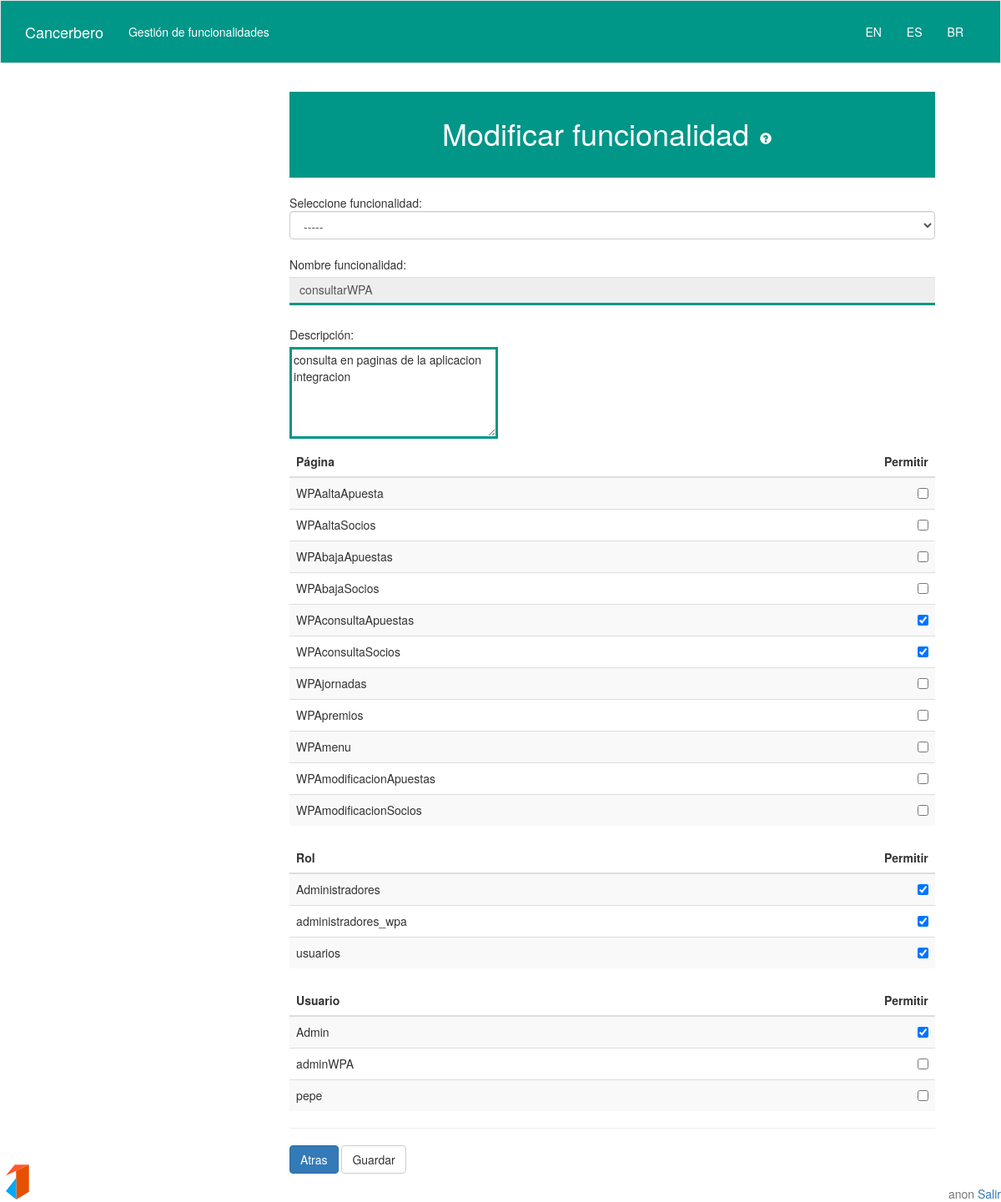
Screenshot of /GestionFuncionalidades/ModificarFuncionalidad.php?id=7 with the database file from the repository.
### tables this page shows
CREATE TABLE IF NOT EXISTS `Funcionalidad` (
`fun_id` int(11) NOT NULL,
  `fun_name` varchar(64) NOT NULL,
  `fun_desc` varchar(64) NOT NULL
);

CREATE TABLE IF NOT EXISTS `Pagina` (
`pag_id` int(11) NOT NULL,
  `pag_name` varchar(64) NOT NULL,
  `pag_desc` varchar(64) NOT NULL
);

CREATE TABLE IF NOT EXISTS `Rol` (
`rol_id` int(11) NOT NULL,
  `rol_name` varchar(64) NOT NULL,
  `rol_desc` varchar(64) NOT NULL
);

CREATE TABLE IF NOT EXISTS `Usuario` (
`user_id` int(11) NOT NULL,
  `user_name` varchar(64) NOT NULL,
  `user_pass` varchar(64) NOT NULL,
  `user_desc` varchar(64) NOT NULL,
  `user_email` varchar(64) NOT NULL
);

### php/DBManager.php (called while the page is built, shortened)
<?php
class DBManager {
  private static $man = null;
  public static function getInstance(){
    if(isset(DBManager::$man)){
      return DBManager::$man;
    }else{
      DBManager::$man = new DBManager;
      return DBManager::$man;
    }
  }
  public function connect(){
    if(isset($this->db)){
      return true;
    }else{
      $this->db = new mysqli('localhost','AdminGSTR','AdminPass','GSTRDB');
      return true;
    }
  }
  private function doQuery($query){
    $result = $this->db->query($query);
    return $result;
  }
  public function getDatosFuncion($busca_id){
    $toQuery = "select fun_name, fun_desc from Funcionalidad where fun_id = $busca_id";
    $result = $this->doQuery($toQuery);
    return $result->fetch_assoc();
  }
  public function getMinIDFun(){
    $toQuery = "select fun_id from Funcionalidad";
    $result = $this->doQuery($toQuery);
    return $result->fetch_assoc();
  }
}
?>

### views/getIdioma.php (called while the page is built, shortened)
<?php
function getIdioma(){
return $Idioma;
}
?>

### views/renderCombobox.php (the view, shortened to what this page needs)
<?php
require_once ("../php/DBManager.php");
class renderCombobox {
	private function echoInit($nameLista){
		echo  '<select name="forma" onchange="location = this.options[this.selectedIndex].value;" class = "form-control">';
		echo "<option selected >-----</option>";
	}
	private function echoFin(){
		echo '</select>';
	}
	public function comboboxBlankFuncionalidad(){
		$this->echoInit("Funcionalidad");
		$this->echoFin();
	}
}

### GestionFuncionalidades/ModificarFuncionalidad.php (shortened to what this page needs)
<?php include("../views/header.php");
?>
<div id="contenido" class="container">
	<div class="row">
<?php include("../views/lateral.php");
?>
	<?php
		require_once("../php/DBManager.php");
		$man = DBManager::getInstance();
		$man->connect();
		if(!$redirect = $man->getMinIDFun()){
			header('Location: ../views/error.php?ID=e15');
		}
		else{
			if(!isset($_GET["id"])){
				header('Location: ModificarFuncionalidad.php?id=' .$redirect["fun_id"].'');
			}
			else{
				echo '<div class="col-md-9 col-sm-12">';
				echo '<form action="../php/GestionFuncionalidades/process_modificarFuncionalidad.php?="'.$_GET["id"].' method="post" '.'id="formulario">';
				require_once("../views/renderTable.php");
				require_once("../views/renderCombobox.php");
				$table_maker = new RenderTable;
				$combo_maker = new renderCombobox;
				echo "<h1>";
				echo $Idioma['Modificar funcionalidad'];
				echo '</h1>';
				echo '<br/>'.$Idioma['Seleccione funcionalidad'].':';
				$combo_maker->comboboxBlankFuncionalidad();
				$datos = $man->getDatosFuncion($_GET["id"]);
				echo '<br/>'.$Idioma['Nombre funcionalidad'].':<input class="form-control" type=text value="' .$datos["fun_name"].'"'. ' name="nombre" readonly><br>';
				echo $Idioma['Descripcion'].':<br/><textarea rows="5" cols="30" name="desc">' .$datos["fun_desc"].''. '</textarea><br>';
				$table_maker->tablePagByFun($datos["fun_name"]);
			echo '<hr/>';
				echo '<a class="btn btn-default btn-primary" onclick="location.href=\'GestionFuncionalidades.php\'">' .$Idioma['Atras'].' </a>';
				echo ' <input type="button" class="btn btn-default" data-toggle="modal" data-target="#myModal"  value="' .$Idioma['Guardar'].'" class="continuar"/>';
				echo '</form>';
				echo '</div>';
			}
		}
	?>
</div>
<?php include("../views/popup.php");?>
<div class="footer logo2"></div>
<?php include("../views/footer.php");
?>

### views/renderTable.php (shortened to what this page needs)
<?php
 require_once("../php/DBManager.php");
 require_once("getIdioma.php");
 $Idioma = getIdioma();
 class RenderTable {
   public function renderTable(){
     $this->man = DBManager::getInstance();
     $this->man->connect();
   }
   private function echoInit($nameTable){
     global $Idioma;
     echo  '<table class="table table-striped">';
     echo  '<thead><tr><th>'.$Idioma[$nameTable] .'</th><th class="text-right">'.$Idioma['permitir'].'</th></tr></thead>';
     echo  '<tbody>';
   }
   private function echoFin(){
     echo '</tbody>';
     echo '</table>';
   }
   private function echoline($name){
     echo "<tr><td>".$name."</td><td class='text-right' ><input type='checkbox' name='".$name."'/></td></tr>";
   }
   private function echoMarkedLine($name){
     echo "<tr><td>".$name."</td><td class='text-right' ><input type='checkbox' checked name='".$name."'/></td></tr>";
   }
   private function complexTable($all,$relation){
     foreach ($all as $allItem) {
       $marked = false;
       if(is_array($relation)){
         foreach ($relation as $itemRelation) {
           if(reset($itemRelation)==reset($allItem)){
             $marked = true;
           }
         }
       }
       if($marked){
         $this->echoMarkedLine(reset($allItem));
       }else{
         $this->echoline(reset($allItem));
       }
     }
   }
  public function tablePagByFun($fun){
    $relations = $this->man->listPagsByFun($fun);
    $all = $this->man->listPags();
    $this->echoInit("Pagina");
    $this->complexTable($all,$relations);
    $this->echoFin();
  }
}

### css/gstr.css (style rules this page uses)
html , body { #background-image: url("../media/ft2.png") !important; #background-color: #e5e5e5; }
form input[type=text] , form input[type=password] { border-radius: 0px; border:0px; border-bottom:3px #009688 solid; box-shadow:0px; margin-top:5px; margin-bottom:5px; }
textarea { border-radius: 0px; border: 3px #009688 solid; margin-top:5px; margin-bottom:5px; }
.row { margin:3%; }
h1 { text-align : center; padding:30px; background-color: #009688; color:white; margin-bottom: 0px; margin-top: 0px; }
table, tr { border-color:white; background-color: rgba(255,255,255,0.5); }
.logo2 { background-image: url("../media/logo2.svg"); background-repeat: no-repeat; width:50px; height: 50px; }
.footer { position: fixed; bottom: 0px; left: 0px; }

### rows the page displays
funcionalidad: nombre "consultarWPA", desc "consulta en paginas de la aplicacion integracion"
pagina: name "WPAaltaApuesta"
pagina: name "WPAaltaSocios"
pagina: name "WPAbajaApuestas"
pagina: name "WPAbajaSocios"
pagina: name "WPAconsultaApuestas"
pagina: name "WPAconsultaSocios"
pagina: name "WPAjornadas"
pagina: name "WPApremios"
pagina: name "WPAmenu"
pagina: name "WPAmodificacionApuestas"
pagina: name "WPAmodificacionSocios"
rol: name "Administradores"
rol: name "administradores_wpa"
rol: name "usuarios"
usuario: name "Admin"
usuario: name "adminWPA"
usuario: name "pepe"

### other values shown
$Idioma[$nombre] "Gestión de funcionalidades"
$Idioma['Modificar funcionalidad'] "Modificar funcionalidad"
$Idioma['Seleccione funcionalidad'] "Seleccione funcionalidad"
$Idioma['Nombre funcionalidad'] "Nombre funcionalidad"
$Idioma['Descripcion'] "Descripción"
$Idioma[$nameTable] "Página Rol Usuario"
$Idioma['permitir'] "Permitir Permitir Permitir"
$Idioma['Atras'] "Atras"
$Idioma['salir'] "Salir"
